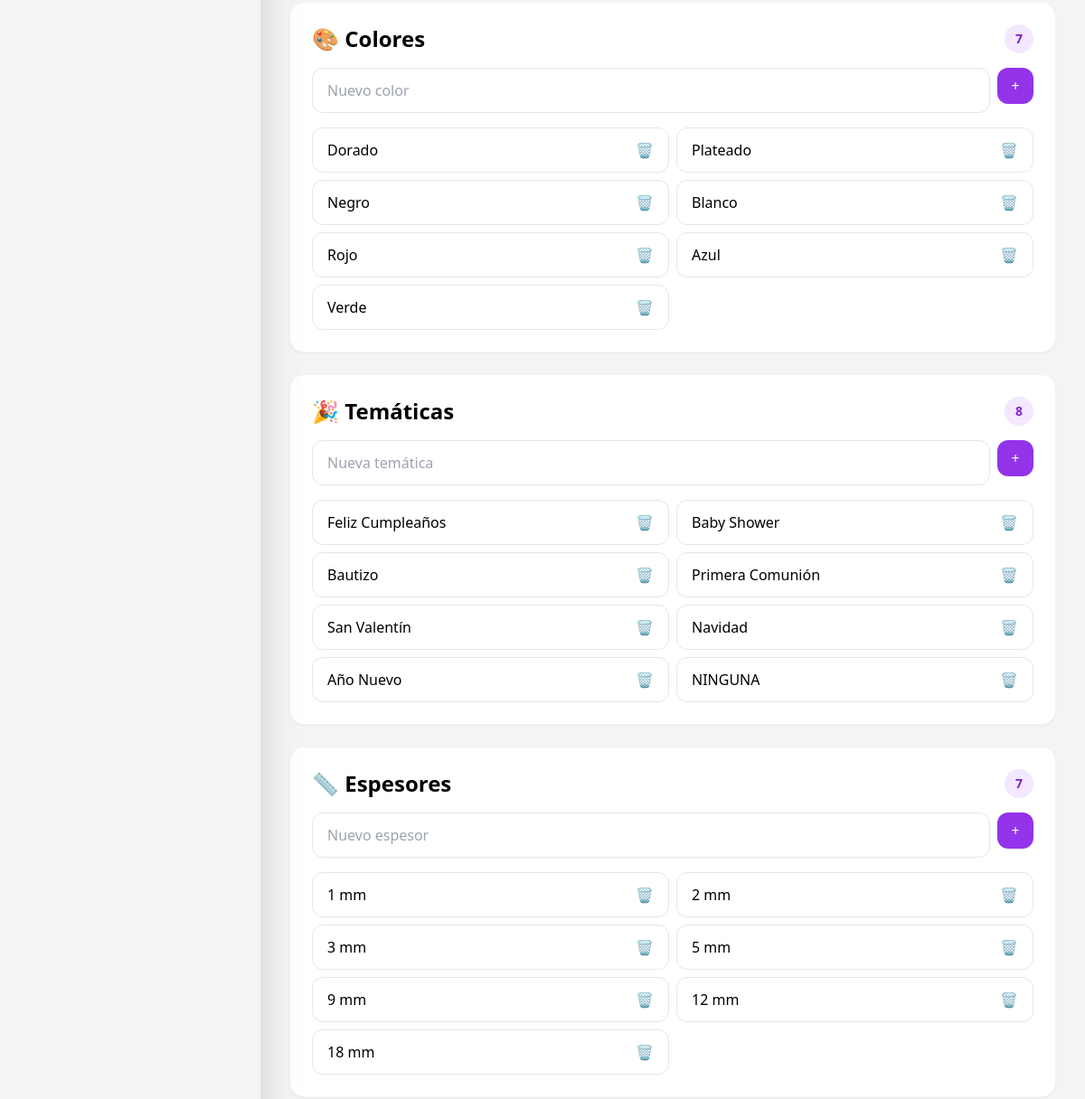
The app's page /product-settings/ (middle part), older data.
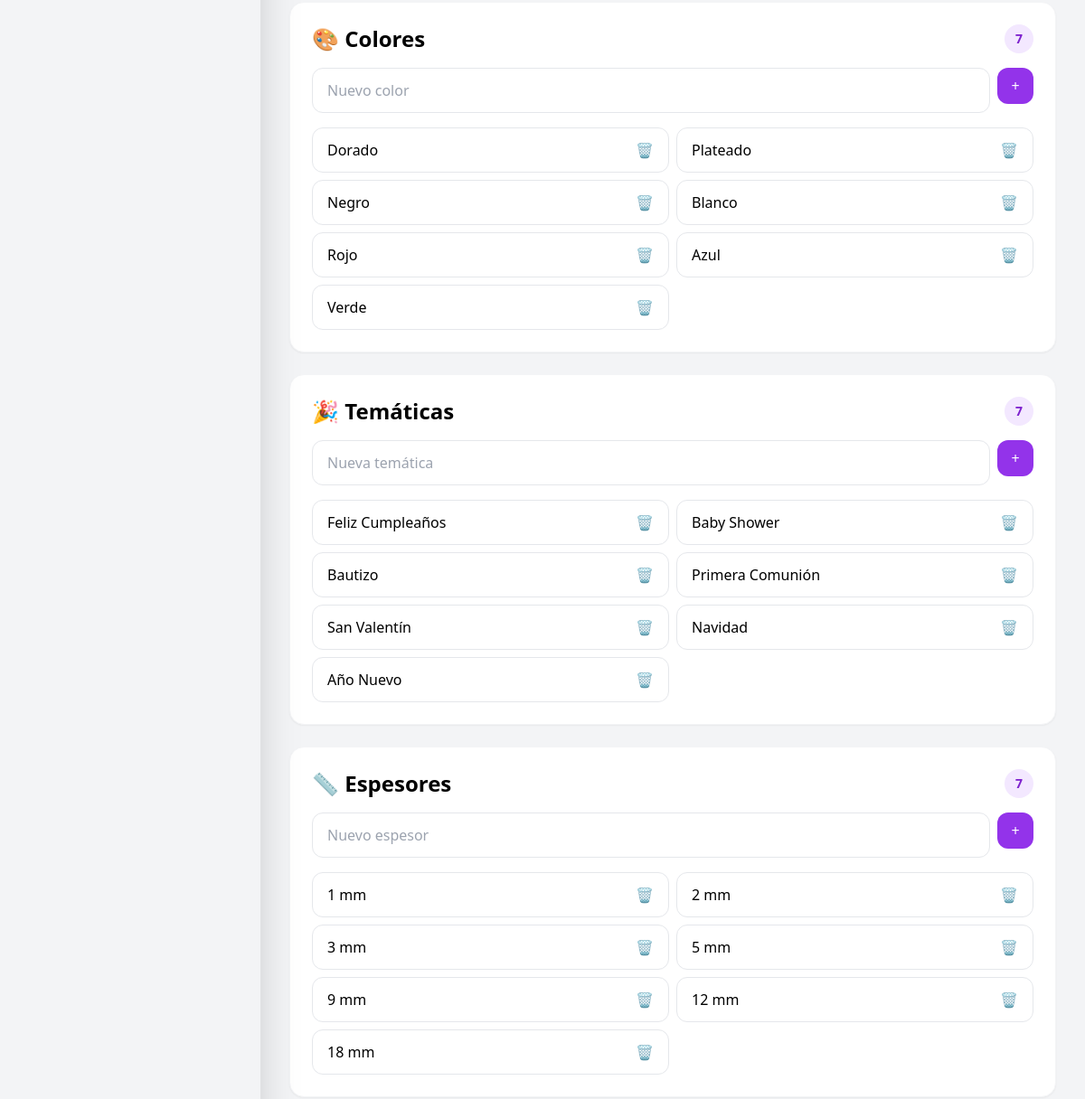
The same page, newer data.
### app/models/productcolor.py (models this page shows)
class ProductColor(Base):
    __tablename__ = "product_colors"
    id = Column(
        Integer,
        primary_key=True
    )
    name = Column(
        String,
        unique=True
    )

### app/models/producttheme.py (models this page shows)
class ProductTheme(Base):
    __tablename__ = "product_themes"
    id = Column(
        Integer,
        primary_key=True
    )
    name = Column(
        String,
        unique=True
    )

### app/models/productthickness.py (models this page shows)
class ProductThickness(Base):
    __tablename__ = "product_thicknesses"
    id = Column(
        Integer,
        primary_key=True
    )
    name = Column(
        String,
        unique=True
    )

### app/routes/product_settings.py (the view)
@router.get("/", response_class=HTMLResponse)
async def product_settings_page(request: Request, db: Session = Depends(get_db)):
    categories = db.query(ProductCategory).all()
    materials = db.query(ProductMaterial).all()
    colors = db.query(ProductColor).all()
    themes = db.query(ProductTheme).all()
    thicknesses = db.query(ProductThickness).all()
    units = db.query(MeasurementUnit).all()
    return templates.TemplateResponse(
        request=request,
        name="product_settings.html",
        context={
            "categories": categories,
            "materials": materials,
            "colors": colors,
            "themes": themes,
            "thicknesses": thicknesses,
            "units": units,
        },
    )

### app/templates/product_settings.html (shortened to what this page needs)
{% extends 'base.html' %}
{% block content %}
<div class="space-y-6">
    <div class="bg-white rounded-2xl shadow-sm border border-gray-100 p-6">
        <div class="flex justify-between items-center mb-4">
            <h2 class="font-bold text-2xl flex items-center gap-3">
                🎨 Colores
            </h2>
            <span
                class="w-8 h-8 flex items-center justify-center bg-purple-100 text-purple-700 rounded-full text-sm font-bold">
                {{ colors|length }}
            </span>
        </div>
        <form action="/product-settings/color/new" method="POST" class="flex gap-2 mb-4">
            <input type="text" name="name" placeholder="Nuevo color"
                class="flex-1 border border-gray-200 px-4 py-3 rounded-xl" required>
            <button
                class="bg-purple-600 hover:bg-purple-700 text-white w-10 h-10 rounded-xl flex items-center justify-center transition">
                +
            </button>
        </form>
        <div class="max-h-60 overflow-y-auto">
            <div class="grid grid-cols-2 gap-2">
                {% for item in colors %}
                <div class="flex justify-between items-center border border-gray-200 rounded-xl px-4 py-3 bg-white">
                    <span class="truncate">
                        {{ item.name }}
                    </span>
                    <a href="/product-settings/color/{{ item.id }}/delete" onclick="return confirm('¿Eliminar color?')"
                        class="text-purple-500 hover:text-red-500 transition">
                        🗑️
                    </a>
                </div>
                {% endfor %}
            </div>
        </div>
    </div>
    <div class="bg-white rounded-2xl shadow-sm border border-gray-100 p-6">
        <div class="flex justify-between items-center mb-4">
            <h2 class="font-bold text-2xl flex items-center gap-3">
                🎉 Temáticas
            </h2>
            <span
                class="w-8 h-8 flex items-center justify-center bg-purple-100 text-purple-700 rounded-full text-sm font-bold">
                {{ themes|length }}
            </span>
        </div>
        <form action="/product-settings/theme/new" method="POST" class="flex gap-2 mb-4">
            <input type="text" name="name" placeholder="Nueva temática"
                class="flex-1 border border-gray-200 px-4 py-3 rounded-xl" required>
            <button
                class="bg-purple-600 hover:bg-purple-700 text-white w-10 h-10 rounded-xl flex items-center justify-center transition">
                +
            </button>
        </form>
        <div class="max-h-60 overflow-y-auto">
            <div class="grid grid-cols-2 gap-2">
                {% for item in themes %}
                <div class="flex justify-between items-center border border-gray-200 rounded-xl px-4 py-3 bg-white">
                    <span class="truncate">
                        {{ item.name }}
                    </span>
                    <a href="/product-settings/theme/{{ item.id }}/delete"
                        onclick="return confirm('¿Eliminar temática?')"
                        class="text-purple-500 hover:text-red-500 transition">
                        🗑️
                    </a>
                </div>
                {% endfor %}
            </div>
        </div>
    </div>
    <div class="bg-white rounded-2xl shadow-sm border border-gray-100 p-6">
        <div class="flex justify-between items-center mb-4">
            <h2 class="font-bold text-2xl flex items-center gap-3">
                📏 Espesores
            </h2>
            <span
                class="w-8 h-8 flex items-center justify-center bg-purple-100 text-purple-700 rounded-full text-sm font-bold">
                {{ thicknesses|length }}
            </span>
        </div>
        <form action="/product-settings/thickness/new" method="POST" class="flex gap-2 mb-4">
            <input type="text" name="name" placeholder="Nuevo espesor"
                class="flex-1 border border-gray-200 px-4 py-3 rounded-xl" required>
            <button
                class="bg-purple-600 hover:bg-purple-700 text-white w-10 h-10 rounded-xl flex items-center justify-center transition">
                +
            </button>
        </form>
        <div class="max-h-60 overflow-y-auto">
            <div class="grid grid-cols-2 gap-2">
                {% for item in thicknesses %}
                <div class="flex justify-between items-center border border-gray-200 rounded-xl px-4 py-3 bg-white">
                    <span class="truncate">
                        {{ item.name }}
                    </span>
                    <a href="/product-settings/thickness/{{ item.id }}/delete"
                        onclick="return confirm('¿Eliminar espesor?')"
                        class="text-purple-500 hover:text-red-500 transition">
                        🗑️
                    </a>
                </div>
                {% endfor %}
            </div>
        </div>
    </div>
</div>
{% endblock %}

### app/templates/base.html (shortened to what this page needs)
<!doctype html>
<html lang="es">
  <head>
    {% set global_config = inject_global_config() %}
    <script src="https://cdn.tailwindcss.com"></script>
    {% set _cfg = inject_global_config() %}
  </head>
  <body class="bg-gray-100">
    <div class="flex min-h-screen w-full">
      <aside
        id="sidebar"
        class="shrink-0 fixed md:sticky top-0 z-50 md:z-auto w-72 h-screen bg-gradient-to-b from-purple-900 to-purple-800 text-white flex flex-col shadow-2xl transform -translate-x-full md:translate-x-0 transition-transform duration-300"
      >
        <nav class="flex-1 p-4 space-y-3 overflow-y-auto">
        </nav>
      </aside>
      <main class="flex-1 p-4 pt-24 md:pt-8 md:p-8 overflow-x-hidden">
        {% block content %} {% endblock %}
      </main>
    </div>
  </body>
</html>

Row changes from the older to the newer data that the page shows:
removed ProductTheme: name "NINGUNA"
Text that changed along with them:
{{ themes|length }}: "8" → "7"
